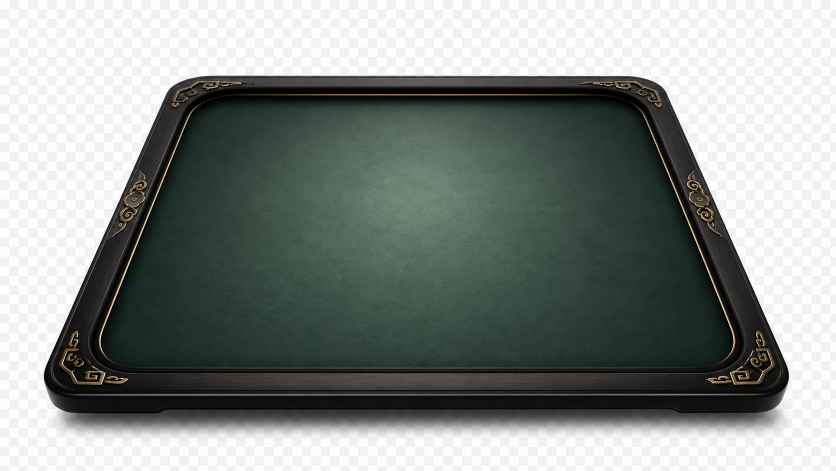
#> input picture garden-gpt-image-2/offline_table_3d_overlay-20260705-gpt-image-1.png, 1672 x 941 px (shown at 1/2 size)
$ python -i clean_gpt_transparent_asset.py   (imports and definitions only)
#> lines starting #> are read from the running program, lines starting #| are printed output that depends on the picture
#> further down, picture is the input picture: PIL image 1672x941 RGB; mean R, G, B 136.7, 143.1, 139.4
#!/usr/bin/env python3
"""Clean fake transparent GPT PNG assets into true-alpha sprites."""

from __future__ import annotations

import argparse
import tempfile
from pathlib import Path

from PIL import Image, ImageFilter, ImageOps


def parse_size(value: str) -> tuple[int, int]:
    width, height = value.lower().split("x", 1)
    return int(width), int(height)


# [11 lines left out: function atomic_save, not called in this run]


def fake_transparency_alpha(source: Image.Image) -> Image.Image:
    rgba = source.convert("RGBA")
    src = rgba.load()
    alpha = Image.new("L", rgba.size, 0)
#> alpha: PIL image 1672x941 L; every value is 0
    dst = alpha.load()

    for y in range(rgba.height):
        for x in range(rgba.width):
            r, g, b, a = src[x, y]
            luma = 0.2126 * r + 0.7152 * g + 0.0722 * b
            chroma = max(r, g, b) - min(r, g, b)
            if a <= 8:
                out_a = 0
            elif chroma <= 10 and luma >= 230:
                out_a = 0
            elif chroma <= 14 and luma >= 205:
                out_a = int(max(0.0, min(255.0, (230.0 - luma) / 25.0 * 255.0)))
            else:
                out_a = 255
            dst[x, y] = out_a

    alpha = alpha.filter(ImageFilter.GaussianBlur(0.55))
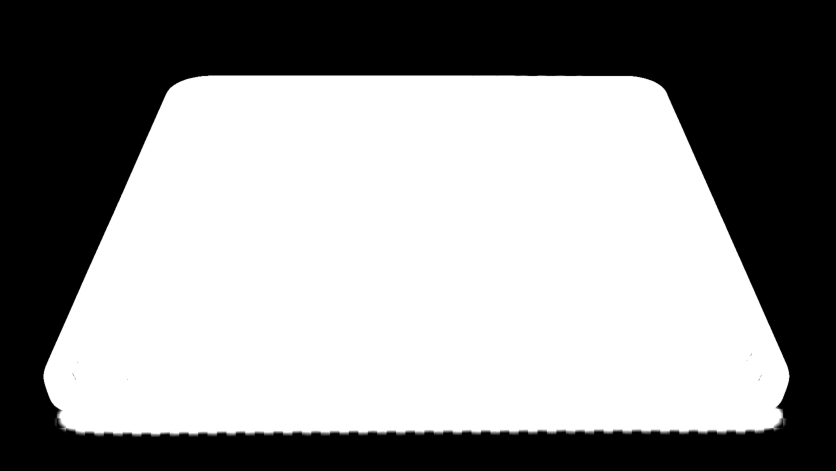
#> alpha: PIL image 1672x941 L (shown at 1/2 size); min 0, max 255, mean 146.8
    return alpha.point(lambda value: 0 if value < 10 else value)


# [39 lines left out: functions clean_asset, main, not called in this run]


# [2 lines not run here, left out]

>>> from PIL import Image
>>> picture = Image.open('../garden-gpt-image-2/offline_table_3d_overlay-20260705-gpt-image-1.png')
>>> result = fake_transparency_alpha(picture)
